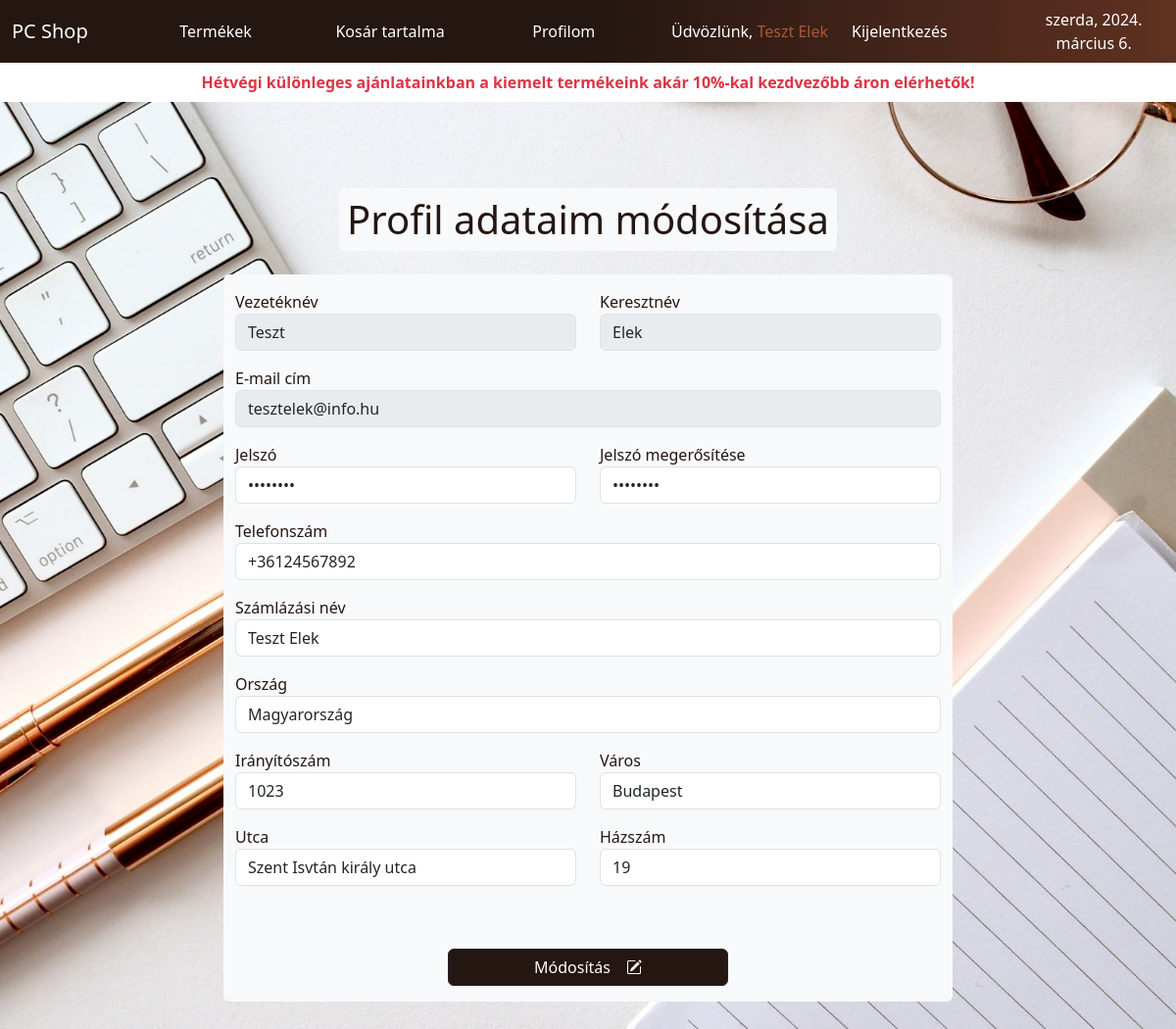
/index.php?page=profileView&id=28 (signed in), run on the app's committed database.
### tables this page shows
CREATE TABLE `users` (
  `id` int(11) NOT NULL,
  `first_name` varchar(30) DEFAULT NULL,
  `last_name` varchar(30) DEFAULT NULL,
  `email` varchar(255) DEFAULT NULL,
  `password` varchar(255) DEFAULT NULL,
  `phone` varchar(30) DEFAULT NULL,
  `billing_name` varchar(60) DEFAULT NULL,
  `country` varchar(60) DEFAULT NULL,
  `zip` int(4) NOT NULL,
  `city` varchar(40) DEFAULT NULL,
  `street` varchar(40) DEFAULT NULL,
  `nr` varchar(20) DEFAULT NULL,
  `created_at` timestamp NULL DEFAULT CURRENT_TIMESTAMP,
  `updated_at` timestamp NULL DEFAULT NULL ON UPDATE CURRENT_TIMESTAMP
);

### traits/Utilities.php (called while the page is built, shortened)
<?php
trait Utilities {
    function getViewFile( $file ) {
        include(__DIR__."/../views/".$file.".php");
    }
}

### views/profile.php (the view, shortened to what this page needs)
<!DOCTYPE html>
<html lang="en">
<head>
    <?php include("meta.php") ?>
</head>
<body>
    <?php
    include("nav.php");
    if (isset($_SESSION["user"])) {
        $user_update = mysqli_query($page->connectProcess(), "select * from users where id = '" . $_SESSION["user"]["id"] . "' ");
        $user = mysqli_fetch_assoc($user_update);
    }
    if (isset($_SESSION["user"]) == false) {
        echo '
        <main class="container-lg py-5 main-custom-top">';
            if (isset($_SESSION["alert"])) {
                echo '<section class="row row-cols-1 gy-3 py-3"><article class="col p-2">'.$_SESSION["alert"].'</article></section>';
            }
        echo '<section class="row row-cols-1 gy-3 py-3">
                <article class="col-auto p-2 mx-auto rounded-2 bg-light">
                    <h1>Ez az oldal bejelentkezést igényel!</h1>
                </article>
            </section>
            <section class="row row-cols-1 gy-3 py-3">
                <article class="col-auto p-2 mx-auto">
                    <div class="col-12 py-5 d-flex justify-content-center">
                        <a class="btn btn-dark w-100" href="#loginModal" data-bs-toggle="modal">Bejelentkezés</a>
                    </div>
                </article>
            </section>
        </main>';
    } else {
    ?>
        <main class="container-lg py-5 main-custom-top">
            <section class="row row-cols-1 gy-3 py-3">
                <article class="col-auto p-2 mx-auto">
                    <h1 class="p-2 rounded-2 bg-light">Profil adataim módosítása</h1>
                </article>
                <article class="col-lg-8 p-2 mx-auto">
                    <form action="?page=updateProcess" method="post" class="container rounded-2 bg-light">
                        <div class="row gy-3 justify-content-center">
                            <div class="col-lg-6">
                                <label for="first_name">Vezetéknév</label>
                                <input type="text" class="form-control" id="first_name" name="first_name" value="<?php echo $user["first_name"] ?>" disabled>
                            </div>
                            <div class="col-lg-6">
                                <label for="last_name">Keresztnév</label>
                                <input type="text" class="form-control" id="last_name" name="last_name" value="<?php echo $user["last_name"] ?>" disabled>
                            </div>
                            <div class="col-12">
                                <label for="email">E-mail cím</label>
                                <input type="email" class="form-control" id="email" name="email" value="<?php echo $user["email"] ?>" disabled>
                            </div>
                            <div class="col-lg-6">
                                <label for="password">Jelszó</label>
                                <input type="password" class="form-control" id="password" name="password" value="<?php echo $user["password"] ?>">
                            </div>
                            <div class="col-lg-6">
                                <label for="password_confirmation">Jelszó megerősítése</label>
                                <input type="password" class="form-control" id="password_confirmation" name="password_confirmation" value="<?php echo $user["password"] ?>">
                            </div>
                            <div class="col-12">
                                <label for="phone">Telefonszám</label>
                                <input type="text" class="form-control" id="phone" name="phone" value="<?php echo $user["phone"] ?>">
                            </div>
                            <div class="col-12">
                                <label for="billing_name">Számlázási név</label>
                                <input type="text" class="form-control" id="billing_name" name="billing_name" value="<?php echo $user["billing_name"] ?>">
                            </div>
                            <div class="col-12">
                                <label for="country">Ország</label>
                                <input type="text" class="form-control" id="country" name="country" value="<?php echo $user["country"] ?>">
                            </div>
                            <div class="col-lg-6">
                                <label for="zip">Irányítószám</label>
                                <input type="text" class="form-control" id="zip" name="zip" value="<?php echo $user["zip"] ?>">
                            </div>
                            <div class="col-lg-6">
                                <label for="city">Város</label>
                                <input type="text" class="form-control" id="city" name="city" value="<?php echo $user["city"] ?>">
                            </div>
                            <div class="col-lg-6">
                                <label for="street">Utca</label>
                                <input type="text" class="form-control" id="street" name="street" value="<?php echo $user["street"] ?>">
                            </div>
                            <div class="col-lg-6">
                                <label for="nr">Házszám</label>
                                <input type="text" class="form-control" id="nr" name="nr" value="<?php echo $user["nr"] ?>">
                            </div>
                            <div class="col-12 col-sm-8 col-md-6 col-lg-5 pt-5 pb-3">
                                <button type="submit" class="btn btn-dark w-100 d-flex justify-content-center align-items-center gap-3" name="modosit">
                                    <div>Módosítás</div>
                                    <i class="bi bi-pencil-square"></i>
                                </button>
                            </div>
                        </div>
                    </form>
                </article>
            </section>
        </main>
    <?php
    }
    ?>
</body>
</html>

### assets/css/style.css (style rules this page uses)
:root { --hover: #F8F3E6; --first: #fff; --second: #D1917A; --third: #AA583A; --fourth: #5F3121; --fifth: #241611; --transition: 800ms; --bs-body-color-rgb: #fff; }
* { box-sizing: border-box; }
html, body { background: url("../img/main-bg.jpg") no-repeat fixed center; background-size: cover; font-family: system-ui, -apple-system, BlinkMacSystemFont, 'Segoe UI', Roboto, Oxygen, Ubuntu, Cantarell, 'Open Sans', 'Helvetica Neue', sans-serif; }
.main-custom-top { margin-top: 3.5rem; }
.termek-cim, .name-color, .text-color, body, h1, h2, h3, h4, h5, h6 { color: var(--fifth)!important; }
.btn-dark { background-color: var(--fifth); color: var(--first); transition: all var(--transition); }

### data on the page
users: first_name "Teszt", last_name "Elek", email "tesztelek@info.hu", phone "+36124567892", billing_name "Teszt Elek", country "Magyarország", zip "1023", city "Budapest", street "Szent Isvtán király utca", nr "19"

### other printed values
$_SESSION["user"]["first_name"] "Teszt"
$_SESSION["user"]["last_name"] "Elek"
